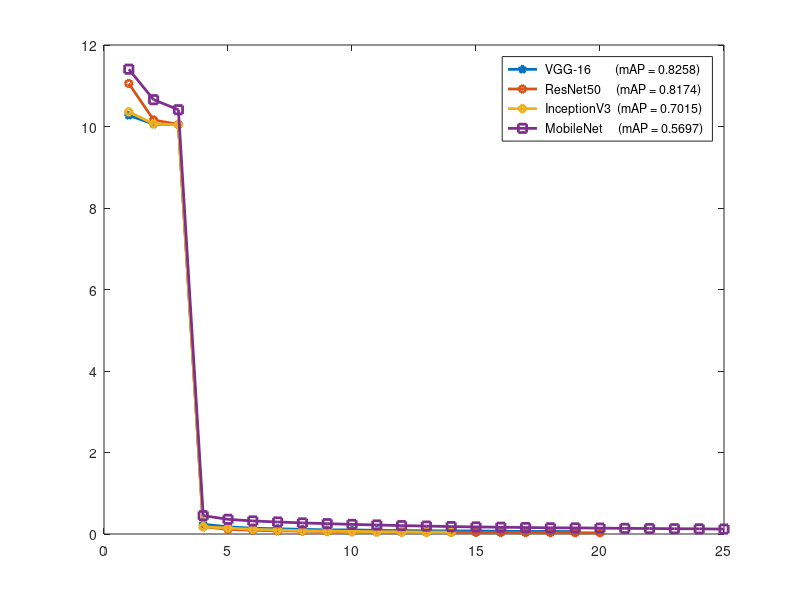

Reproduce this figure in MATLAB. (Note: this script raises an error after producing the figure.)
clc , clf , clear, close all ; 

val_loss_vgg = [10.038542919158935, 10.022672100067139, 10.017157974243164, 0.19825231581926345, 0.13114034242928027, 0.1178764482587576, 0.11554407712072134, 0.12687454417347907, 0.10822904914617539, 0.0926643067598343, 0.10328232444822788, 0.09132610447704792, 0.08506590146571398, 0.09300521142780781, 0.09906997978687286, 0.08020490102469921, 0.0810903836041689, 0.08378063373267651, 0.0814688464999199] ; 
loss_vgg = [10.2732043384552, 10.058207039260864, 10.045210339355469, 0.23853806087002158, 0.17587291513234377, 0.14124472792297602, 0.12855778275765478, 0.11419027735963463, 0.1006327207390219, 0.10061076294519007, 0.08928323840089142, 0.08408196502700448, 0.0791320264050737, 0.07542257597185671, 0.07411233136542142, 0.06773259251005948, 0.06280662028994412, 0.06282521260157227, 0.0585301247259602] ; 

val_loss_res = [11.187578544616699, 10.43061876296997, 10.199541759490966, 0.45906333565711976, 0.30734566144645215, 0.2680246634781361, 0.20089313834905625, 0.1604997494071722, 0.14090323198586702, 0.15835242494940757, 0.10824127249419689, 0.09487889885902405, 0.1035238242521882, 0.09214326031506062, 0.09598174799233675, 0.0940353274345398, 0.08833040162920952, 0.09342270128428937, 0.09536641553044319, 0.08920866146683692] ; 
loss_res = [11.056122484970093, 10.160033198165893, 10.052209413528443, 0.1793559773772955, 0.11372507843002677, 0.09131494375243783, 0.07763909129463137, 0.0702645062327385, 0.059669319826737045, 0.05674330216683447, 0.051277997551858426, 0.04776291009411216, 0.04330411451794207, 0.041553561636433006, 0.03838981182966381, 0.03584864517301321, 0.033909373638778925, 0.0321852691989392, 0.030584502139873803, 0.02913283191360533] ; 

val_loss_incep = [10.104631175994873, 10.065296936035157, 10.075146579742432, 0.24064455211162566, 0.1874547728896141, 0.1581209809333086, 0.1373915270715952, 0.12043859533965588, 0.10633799903094769, 0.10664588302373885, 0.09432075269520283, 0.09457532919943333, 0.09770187623798847, 0.09918339662253857] ; 
loss_incep = [10.360147079467774, 10.066365518188476, 10.041461357879639, 0.17935106329098344, 0.14406744365245103, 0.11577424959950149, 0.09761245145536959, 0.08234944993853568, 0.06993269694522024, 0.06318214226923884, 0.05703233741037548, 0.0521591526452452, 0.0459408918403089, 0.0441295367512852] ; 

val_loss_mob = [10.83829471043178, 10.449058260236468, 10.284554890223912, 0.3319620532648904, 0.28107122225420816, 0.264383213860648, 0.24313161202839442, 0.22746806698186056, 0.2149345406464168, 0.1968378680092948, 0.18556803252015794, 0.17661843768187932, 0.16002728044986725, 0.15665969252586365, 0.1540821918419429, 0.1442907037479537, 0.1449547835758754, 0.13370581077677862, 0.130912541278771, 0.13077134639024734, 0.12348194633211408, 0.11920918843575887, 0.11830346924918038, 0.11416064309222358, 0.11110839992761612] ; 
loss_mob = [11.406237947940827, 10.658204311132431, 10.411824342608451, 0.45033300621435046, 0.3599465994630009, 0.32046495866961777, 0.2951414382085204, 0.2723755466286093, 0.2541321811731905, 0.23559984816238283, 0.2213706389069557, 0.20595377311110497, 0.19448310374282302, 0.1824141742894426, 0.17386696247849615, 0.16602680466603487, 0.1593792390776798, 0.15160277818795292, 0.1499700715765357, 0.14483895990997553, 0.13836899923626333, 0.13494988882448525, 0.13010440177749844, 0.1271654020762071, 0.1208933130837977] ; 

plot(loss_vgg,'-p','LineWidth',2) ; hold on ; 
plot(loss_res,'-h','LineWidth',2) ; 
plot(loss_incep,'-d','LineWidth',2) ; 
plot(loss_mob,'-s','LineWidth',2) ;

l = legend(' VGG-16        (mAP = 0.8258) ',' ResNet50     (mAP = 0.8174) ',' InceptionV3  (mAP = 0.7015) ',' MobileNet     (mAP = 0.5697) ') ;
l.FontSize = 20 ;

xlabel('Epoches','FontSize',20) ; 
ylabel('Loss Value','FontSize',20) ; 
axis square ; 
grid on ; 
axis([0 25 0 0.5]) ; 

set(gcf,'units','normalized','outerposition',[0 0 1 1])
set(gca,'LooseInset',get(gca,'TightInset'));
print('CNN_networks_loss_curve','-depsc') ; 
